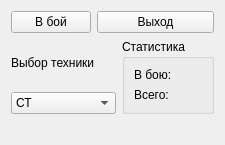
<ui version="4.0" >
 <class>GameRoomPrepareClass</class>
 <widget class="QWidget" name="GameRoomPrepareClass" >
  <property name="geometry" >
   <rect>
    <x>0</x>
    <y>0</y>
    <width>225</width>
    <height>137</height>
   </rect>
  </property>
  <property name="windowTitle" >
   <string>Form</string>
  </property>
  <layout class="QGridLayout" name="gridLayout_3" >
   <item row="0" column="0" >
    <layout class="QGridLayout" name="gridLayout_2" >
     <item row="0" column="0" >
      <widget class="QPushButton" name="bFight" >
       <property name="text" >
        <string>В бой</string>
       </property>
      </widget>
     </item>
     <item row="0" column="1" colspan="2" >
      <widget class="QPushButton" name="bExit" >
       <property name="text" >
        <string>Выход</string>
       </property>
      </widget>
     </item>
     <item row="1" column="0" colspan="2" >
      <widget class="QLabel" name="label" >
       <property name="text" >
        <string>Выбор техники</string>
       </property>
      </widget>
     </item>
     <item rowspan="2" row="1" column="2" >
      <widget class="QGroupBox" name="groupBox" >
       <property name="title" >
        <string>Статистика</string>
       </property>
       <layout class="QGridLayout" name="gridLayout" >
        <item row="0" column="0" >
         <widget class="QLabel" name="lInFight" >
          <property name="text" >
           <string>В бою:</string>
          </property>
         </widget>
        </item>
        <item row="1" column="0" >
         <widget class="QLabel" name="lAll" >
          <property name="text" >
           <string>Всего:</string>
          </property>
         </widget>
        </item>
       </layout>
      </widget>
     </item>
     <item row="2" column="0" colspan="2" >
      <widget class="QComboBox" name="cbTank" >
       <item>
        <property name="text" >
         <string>СТ</string>
        </property>
       </item>
       <item>
        <property name="text" >
         <string>ТТ</string>
        </property>
       </item>
      </widget>
     </item>
    </layout>
   </item>
   <item row="1" column="0" >
    <widget class="QLabel" name="lState" >
     <property name="text" >
      <string/>
     </property>
    </widget>
   </item>
  </layout>
 </widget>
 <resources/>
 <connections/>
</ui>
